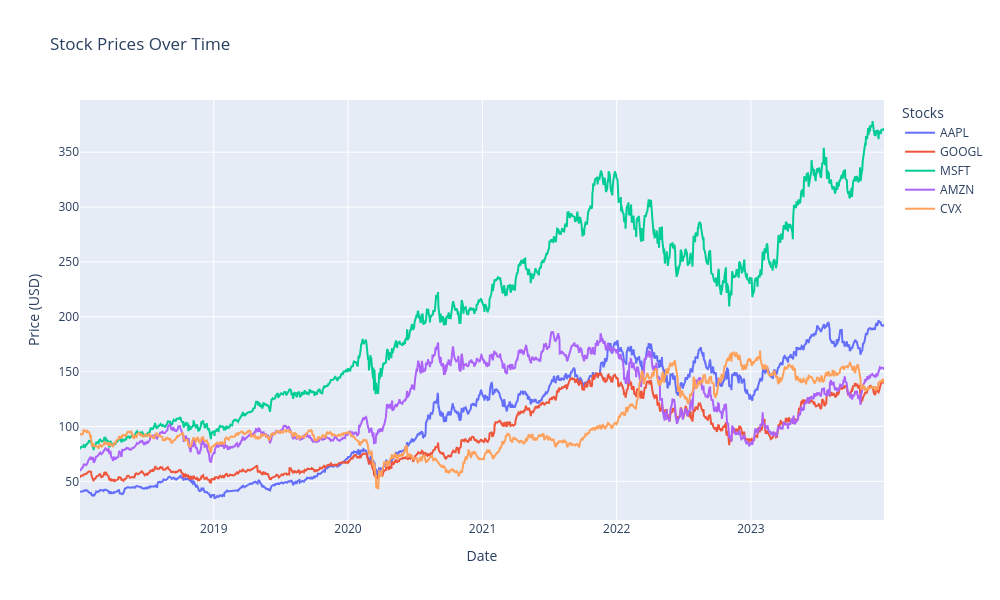

Write notebook code for a chart like this one.
### Code cell
# Visualize the stock prices using Plotly
fig = go.Figure()
for stock in stocks:
    fig.add_trace(go.Scatter(x=data.index, y=data[stock], mode='lines', name=stock))
fig.update_layout(title='Stock Prices Over Time',
                  xaxis_title='Date',
                  yaxis_title='Price (USD)',
                  legend_title='Stocks',
                  width=1000,      # Set your desired figure width here
                  height=600       # Set your desired figure height here
                 )
fig.show()

### Figure 1 — Plotly figure (JSON) as saved in the notebook; plotly's stock layout.template omitted (floating-point values rounded to 4 significant figures; data arrays with more than 128 entries replaced by an {"elided": "..."} marker saying what was removed)
{"data": [{"mode": "lines", "name": "AAPL", "type": "scatter", "x": {"elided": "1509 str values"}, "y": {"elided": "1509 float values"}}, {"mode": "lines", "name": "GOOGL", "type": "scatter", "x": {"elided": "1509 str values"}, "y": {"elided": "1509 float values"}}, {"mode": "lines", "name": "MSFT", "type": "scatter", "x": {"elided": "1509 str values"}, "y": {"elided": "1509 float values"}}, {"mode": "lines", "name": "AMZN", "type": "scatter", "x": {"elided": "1509 str values"}, "y": {"elided": "1509 float values"}}, {"mode": "lines", "name": "CVX", "type": "scatter", "x": {"elided": "1509 str values"}, "y": {"elided": "1509 float values"}}], "layout": {"height": 600, "legend": {"title": {"text": "Stocks"}}, "title": {"text": "Stock Prices Over Time"}, "width": 1000, "xaxis": {"title": {"text": "Date"}}, "yaxis": {"title": {"text": "Price (USD)"}}}}
